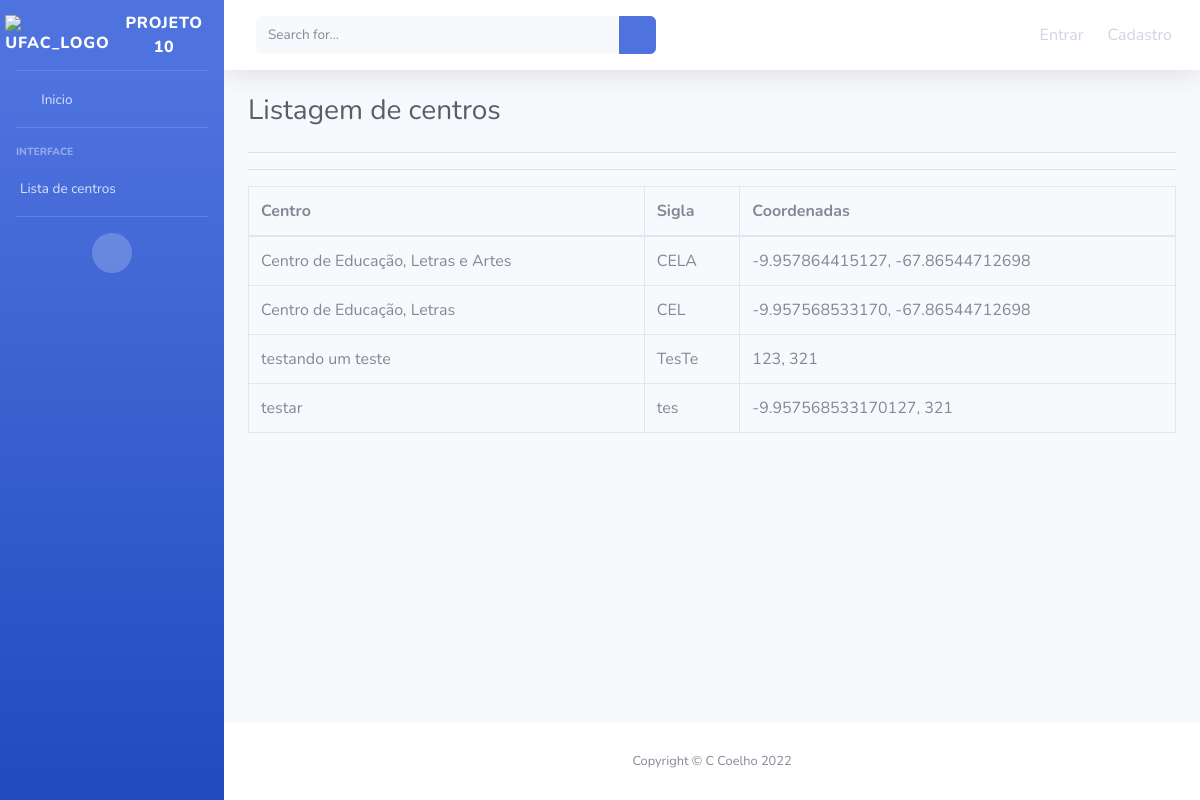
The app's page /listagem/ with its own data.
### cadastro_centros/models.py (models this page shows, shortened)
class Centros_Rio_Branco(models.Model):
    nome_centro = models.CharField('Digite o nome o centro', max_length=100)
    sigla_centro  = models.CharField('Digite a sigla do centro', max_length=15)
    latitude = models.CharField('Digite a latitude', max_length=25, default='')
    longitude = models.CharField('Digite a longitude', max_length=25, default='')

### cadastro_centros/views.py (the view)
# urls.py: path('listagem/', CentrosListagem.as_view(), name='listagem'),
class CentrosListagem(ListView):
    model = Centros_Rio_Branco
    template_name = 'cadastro_centros/listar_cadastro.html'

### templates/cadastro_centros/listar_cadastro.html (shortened to what this page needs)
{% extends 'base.html' %}
{% load static %}
        {% load crispy_forms_tags %}
        {% block conteudo %}
            <h1 class="h3 mb-4 text-gray-800">Listagem de centros</h1>
            <hr>
                <hr>
                <table class="table table-bordered" id="dataListagens" width="100%" cellspacing="0">                    <thead >
                        <tr>
                            <th>Centro</th>
                            <th>Sigla</th>
                            <th>Coordenadas</th>
                        </tr>
                    </thead>
                    <tbody>
                        {% for item in object_list %}
                        <tr>
                            <td scope="row">{{ item.nome_centro}}</td>
                            <td>{{item.sigla_centro}}</td>
                            <td>{{item.latitude}}, {{item.longitude}}</td>
                        </tr>
                        {% empty %}
                            nada foi registrado
                        {% endfor %}
                    </tbody>
                </table>
        {% endblock %}

### records on screen
Centros_Rio_Branco: nome_centro "Centro de Educação, Letras e Artes", sigla_centro "CELA", latitude "-9.957864415127", longitude "-67.86544712698"
Centros_Rio_Branco: nome_centro "Centro de Educação, Letras", sigla_centro "CEL", latitude "-9.957568533170", longitude "-67.86544712698"
Centros_Rio_Branco: nome_centro "testando um teste", sigla_centro "TesTe", latitude "123", longitude "321"
Centros_Rio_Branco: nome_centro "testar", sigla_centro "tes", latitude "-9.957568533170127", longitude "321"
